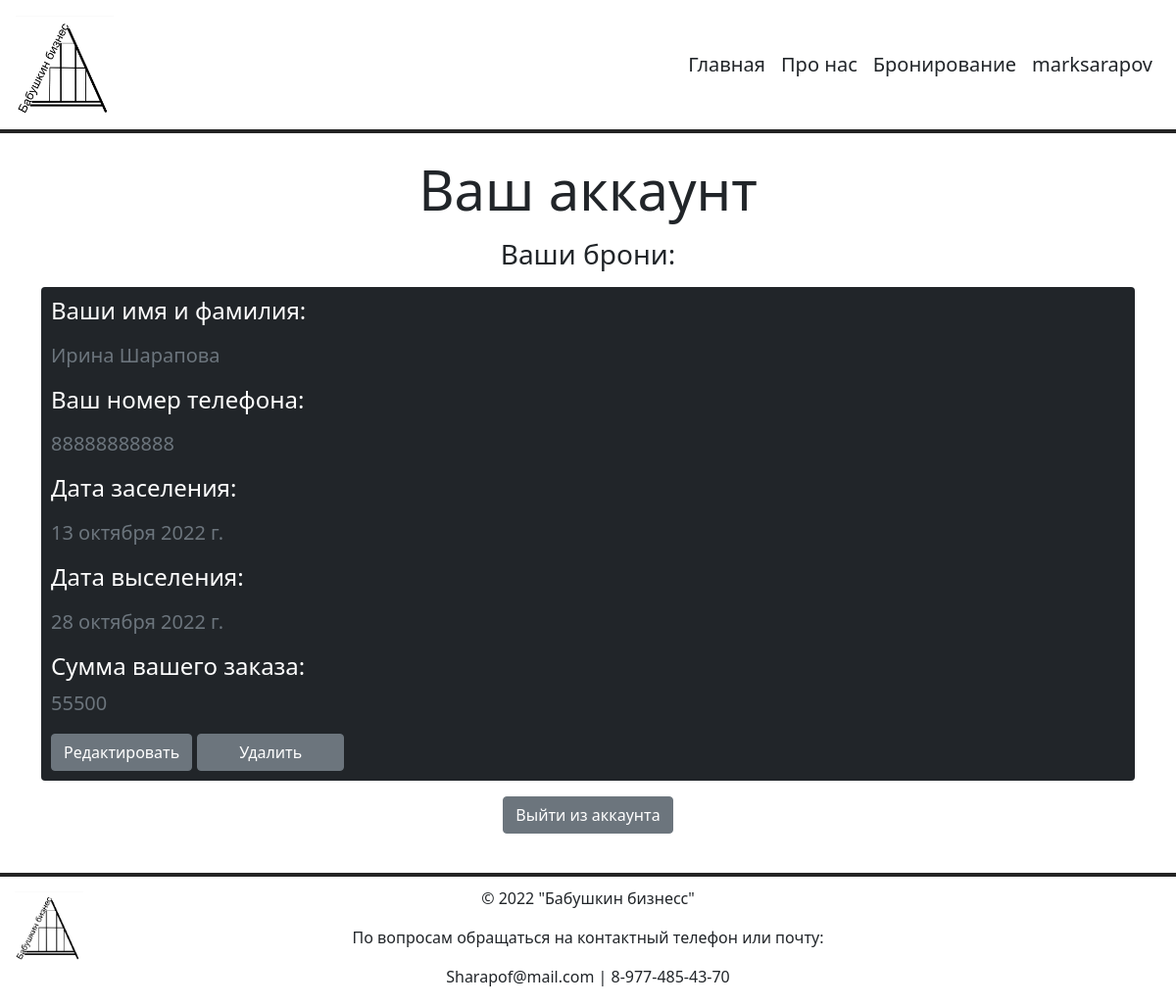
The page /account (signed in) on the database as committed earlier.
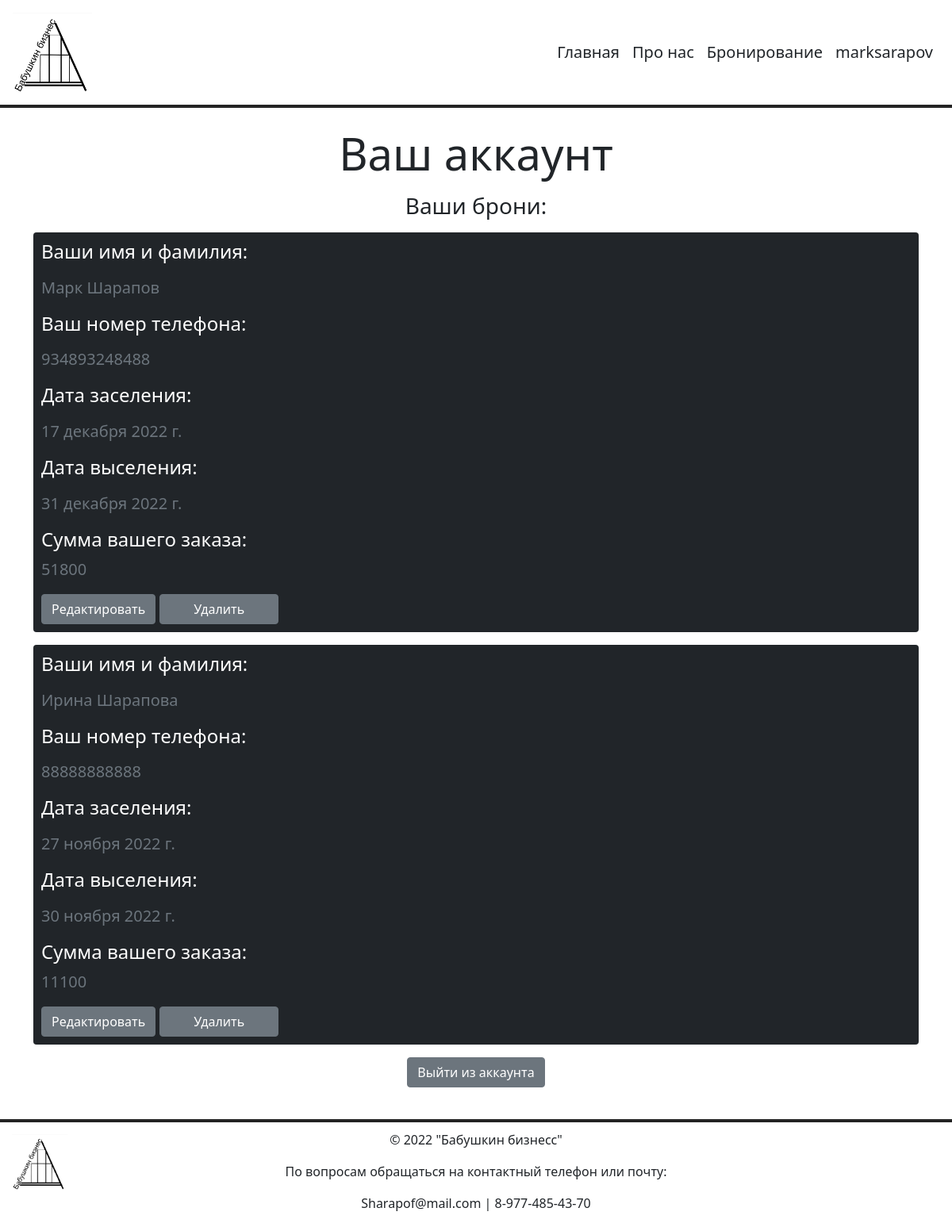
The same page on the database as committed later.
### bookings/models.py (models this page shows, shortened)
class Booking(models.Model):
    startdate = models.DateField('Startgdate')
    finishdate = models.DateField('Finishdate')
    user = models.ForeignKey(settings.AUTH_USER_MODEL, on_delete=models.CASCADE)
    fullname = models.CharField('Full name', max_length=50)
    pnumber = models.PositiveBigIntegerField('Phone number')
    class Meta:
        verbose_name = 'Booking'
        verbose_name_plural = 'Bookings'

### main/views.py (the view)
# urls.py: path('account', views.account, name='account'),
def account(request):
    bookings = Booking.objects.filter(user=request.user).order_by('-id')
    for booking in bookings:
        price = 3700 * (booking.finishdate - booking.startdate).days
        booking.price = price
    context = {
        'bookings': bookings
    }
    return render(request, 'main/account.html', context)

### main/templates/main/account.html (shortened to what this page needs)
{% extends 'main/base.html' %}
{% block content %}
    <div>
        <h1 class="display-4 fw-normal text-center mb-3">Ваш аккаунт</h1>
        <h3 class="display-7 fw-normal text-center mb-3">Ваши брони:</h3>
        {% if bookings %}
            {% for booking in bookings %}
                <div class="bookings mb-3 text-white rounded bg-dark">
                    <h4 class="mb-3">Ваши имя и фамилия:</h4>
                    <p class="fs-5 text-muted" id="_fullname">{{ booking.fullname }}</p>
                    <h4 class="mb-3">Ваш номер телефона:</h4>
                    <p class="fs-5 text-muted" id="_pnumber">{{ booking.pnumber }}</p>
                    <h4 class="mb-3">Дата заселения:</h4>
                    <p class="fs-5 text-muted" id="_startdate">{{ booking.startdate }}</p>
                    <h4 class="mb-3">Дата выселения:</h4>
                    <p class="fs-5 text-muted" id="_finishdate">{{ booking.finishdate }}</p>
                    <h4 class="">Сумма вашего заказа:</h4>
                    <p class="fs-5 text-muted" id="_price">{{ booking.price }}</p>
                    <div class="d-flex">
                        <a href="{% url 'update' booking.id %}" class="btn btn-secondary aleft">Редактировать</a>
                        <a href="{% url 'delete' booking.id %}" class="btn btn-secondary aright">Удалить</a>
                    </div>
                </div>
            {% endfor %}
        {% endif %}
        <form action="{% url 'logout' %}" method="POST">
            <div class="text-center my-2">
                <button type="submit" class="btn btn-secondary">Выйти из аккаунта</button>
            </div>
        </form>
    </div>
{% endblock %}

Rows that differ between the two databases and show on the page:
added Booking: fullname "Марк Шарапов", pnumber "934893248488", startdate "17 декабря 2022 г.", finishdate "31 декабря 2022 г.", price "51800"
changed Booking "Ирина Шарапова": startdate "13 октября 2022 г." → "27 ноября 2022 г."; finishdate "28 октября 2022 г." → "30 ноября 2022 г."; price "55500" → "11100"
